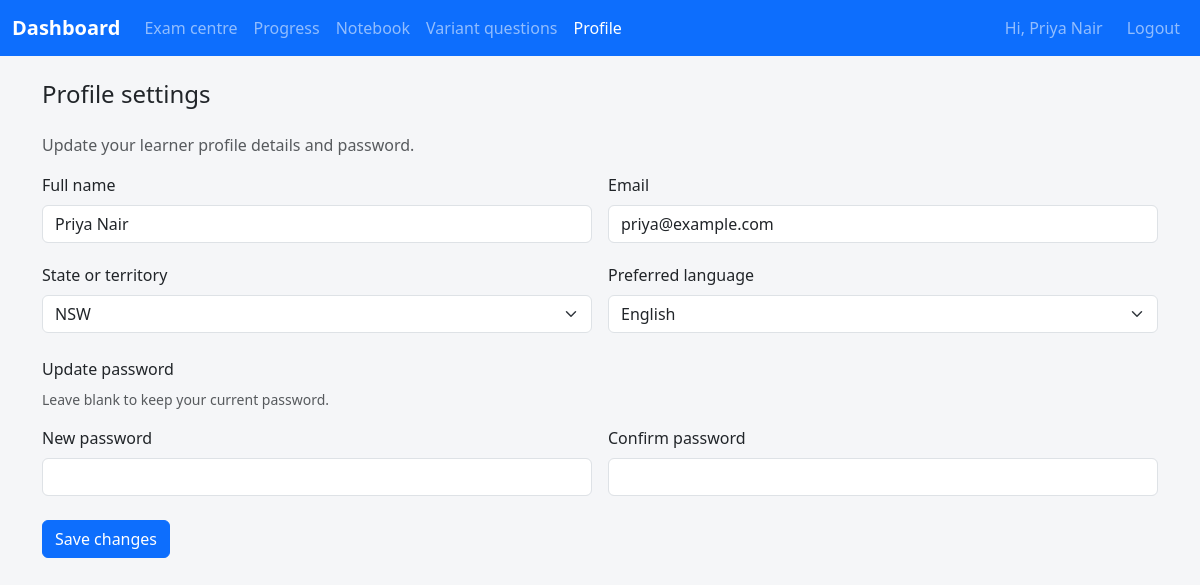
/student/profile (signed in), run on an earlier commit of the app's database.
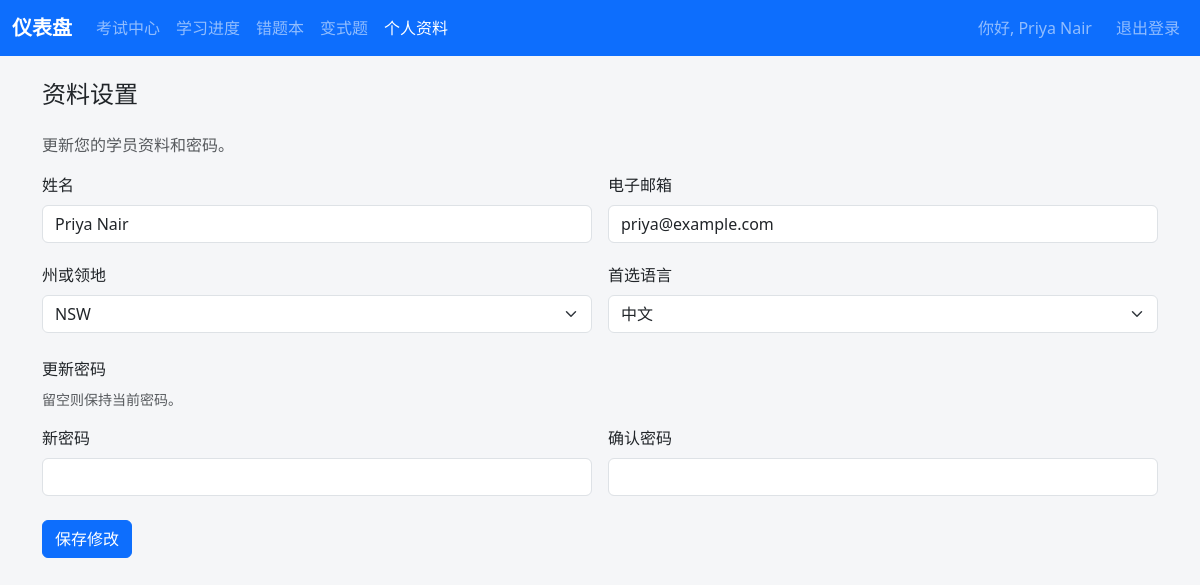
And on a later commit of the database.
### app/models.py (models this page shows, shortened)
class Student(UserMixin, db.Model):
    __tablename__ = "students"
    id = db.Column(db.Integer, primary_key=True)
    name = db.Column(db.String(120), nullable=False)
    email = db.Column(db.String(120), unique=True)
    mobile_number = db.Column(db.String(20), unique=True, nullable=False)
    password_hash = db.Column(db.String(255), nullable=False)
    state = db.Column(db.String(10), nullable=False)
    preferred_language = db.Column(db.String(20), nullable=False, default="ENGLISH")
    target_exam_date = db.Column(Date)
    avatar_url = db.Column(db.String(500))
    notification_push_enabled = db.Column(Boolean, nullable=False, default=True)
    notification_email_enabled = db.Column(Boolean, nullable=False, default=True)
    profile_version = db.Column(db.Integer, nullable=False, default=1)
    profile_updated_at = db.Column(
        db.DateTime, default=datetime.utcnow, onupdate=datetime.utcnow, nullable=False
    )
    last_login_at = db.Column(db.DateTime)
    assigned_coach_id = db.Column(db.Integer, db.ForeignKey("coaches.id"))
    coach = db.relationship("Coach", back_populates="students")
    mock_exam_summaries = db.relationship(
        "MockExamSummary", back_populates="student", cascade="all, delete-orphan"
    )
    bookings = db.relationship("Appointment", back_populates="student")
    exam_sessions = db.relationship(
        "StudentExamSession", back_populates="student", cascade="all, delete-orphan"
    )
    question_attempts = db.relationship(
        "QuestionAttempt", back_populates="student", cascade="all, delete-orphan"
    )
    notebook_entries = db.relationship(
        "NotebookEntry", back_populates="student", cascade="all, delete-orphan"
    )
    state_progress = db.relationship(
        "StudentStateProgress", back_populates="student", cascade="all, delete-orphan"
    )
    auth_tokens = db.relationship(
        "StudentAuthToken", back_populates="student", cascade="all, delete-orphan"
    )
    starred_questions = db.relationship(
        "StarredQuestion", back_populates="student", cascade="all, delete-orphan"
    )
    login_windows = db.relationship(
        "StudentLoginRateLimit", back_populates="student", cascade="all, delete-orphan"
    )
    variant_groups = db.relationship(
        "VariantQuestionGroup", back_populates="student", cascade="all, delete-orphan"
    )
    variant_questions = db.relationship(
        "VariantQuestion", back_populates="student", cascade="all, delete-orphan"
    )
    @property
    def is_student(self) -> bool:
        return True

### app/student/routes.py (the view, shortened to what this page needs)
@student_bp.route("/profile", methods=["GET", "POST"])
@login_required
def profile():
    student = _current_student()
    if not student:
        return _redirect_non_students()
    return render_template(
        "student/profile.html",
        state_choices=STATE_CHOICES,
        language_codes=LANGUAGE_CODES,
    )

### app/coach/routes.py (called while the page is built, shortened)
@coach_bp.before_app_request
def _restrict_student_portal_access():
    if request.blueprint != "coach":
        return None

### app/i18n.py (called while the page is built)
def normalise_language_code(language: str | None) -> str | None:
    if not language:
        return None
    code = language.strip().upper()
    if code in SUPPORTED_LANGUAGES:
        return code
    return None

def ensure_language_code(language: str | None) -> str:
    normalised = normalise_language_code(language)
    return normalised or DEFAULT_LANGUAGE

def translate_text(text: str, language: str, **format_values: str) -> str:
    catalogue = TRANSLATIONS.get(language, {})
    translated = catalogue.get(text, text)
    if format_values:
        try:
            return translated.format(**format_values)
        except (KeyError, IndexError):
            return translated
    return translated

### app/student/routes.py (called while the page is built)
def _current_student() -> Student | None:
    if not current_user.is_authenticated:
        return None
    student = current_user._get_current_object()
    if isinstance(student, Student):
        return student
    return None

### app/templates/student/profile.html (shortened to what this page needs)
{% extends 'base.html' %}
{% block content %}
<h1 class="h4 mb-4">{{ _('Profile settings') }}</h1>
<p class="text-muted">{{ _('Update your learner profile details and password.') }}</p>
<form method="post">
  <div class="row g-3">
    <div class="col-md-6">
      <label for="name" class="form-label">{{ _('Full name') }}</label>
      <input type="text" class="form-control" id="name" name="name" value="{{ current_user.name }}" required>
    </div>
    <div class="col-md-6">
      <label for="email" class="form-label">{{ _('Email') }}</label>
      <input type="email" class="form-control" id="email" name="email" value="{{ current_user.email or '' }}" placeholder="{{ _('Optional') }}">
    </div>
  </div>
  <div class="row g-3 mt-1">
    <div class="col-md-6">
      <label for="state" class="form-label">{{ _('State or territory') }}</label>
      <select class="form-select" id="state" name="state" required>
        {% for state in state_choices %}
        <option value="{{ state }}" {% if current_user.state == state %}selected{% endif %}>{{ state }}</option>
        {% endfor %}
      </select>
    </div>
    <div class="col-md-6">
      <label for="preferred_language" class="form-label">{{ _('Preferred language') }}</label>
      <select class="form-select" id="preferred_language" name="preferred_language" required>
        {% set selected_language = (request.form.get('preferred_language') or current_user.preferred_language or active_language) %}
        {% for code in language_codes %}
        <option value="{{ code }}" {% if selected_language == code %}selected{% endif %}>{{ language_name(code) }}</option>
        {% endfor %}
      </select>
    </div>
  </div>
  <fieldset class="mt-4">
    <legend class="fs-6">{{ _('Update password') }}</legend>
    <p class="text-muted small">{{ _('Leave blank to keep your current password.') }}</p>
    <div class="row g-3">
      <div class="col-md-6">
        <label for="new_password" class="form-label">{{ _('New password') }}</label>
        <input type="password" class="form-control" id="new_password" name="new_password" autocomplete="new-password">
      </div>
      <div class="col-md-6">
        <label for="confirm_password" class="form-label">{{ _('Confirm password') }}</label>
        <input type="password" class="form-control" id="confirm_password" name="confirm_password" autocomplete="new-password">
      </div>
    </div>
  </fieldset>
  <div class="mt-4">
    <button type="submit" class="btn btn-primary">{{ _('Save changes') }}</button>
  </div>
</form>
{% endblock %}

### app/templates/base.html (shortened to what this page needs)
<!doctype html>
<html lang="{{ 'zh-Hans' if active_language == 'CHINESE' else 'en' }}">
  <head>
    <link
      href="https://cdn.jsdelivr.net/npm/bootstrap@5.3.3/dist/css/bootstrap.min.css"
      rel="stylesheet"
    >
    <link rel="stylesheet" href="{{ url_for('static', filename='css/app.css') }}">
  </head>
  <body class="{% block body_class %}{% endblock %}">
    {% block navbar %}
    <nav class="navbar navbar-expand-lg navbar-dark bg-primary mb-4">
      <div class="container-fluid">
        {% if current_user.is_authenticated %}
          {% set is_student = current_user.is_student %}
          {% set home_endpoint = 'student.dashboard' if is_student else 'coach.dashboard' %}
        {% else %}
          {% set is_student = False %}
          {% set home_endpoint = 'coach.login' %}
        {% endif %}
        <a class="navbar-brand" href="{{ url_for(home_endpoint) }}" aria-label="{{ _('Dashboard') }}">
          {{ _('Dashboard') }}
        </a>
        <div class="collapse navbar-collapse" id="navbarNav">
          {% set endpoint = request.endpoint or '' %}
          <ul class="navbar-nav me-auto">
            {% if current_user.is_authenticated %}
              {% if is_student %}
              <li class="nav-item"><a class="nav-link {% if endpoint.startswith('student.exams') %}active{% endif %}" href="{{ url_for('student.exams') }}">{{ _('Exam centre') }}</a></li>
              <li class="nav-item"><a class="nav-link {% if endpoint == 'student.progress' %}active{% endif %}" href="{{ url_for('student.progress') }}">{{ _('Progress') }}</a></li>
              <li class="nav-item"><a class="nav-link " href="{{ url_for('student.notebook') }}">{{ _('Notebook') }}</a></li>
              <li class="nav-item"><a class="nav-link {% if endpoint.startswith('student.variant') %}active{% endif %}" href="{{ url_for('student.variant_list') }}">{{ _('Variant questions') }}</a></li>
              <li class="nav-item"><a class="nav-link {% if endpoint.startswith('student.profile') %}active{% endif %}" href="{{ url_for('student.profile') }}">{{ _('Profile') }}</a></li>
              {% endif %}
            {% endif %}
          </ul>
          <ul class="navbar-nav ms-auto align-items-center gap-3">
            {% if current_user.is_authenticated %}
            <li class="nav-item d-flex align-items-center gap-2">
              <span class="navbar-text">{{ _('Hi') }}, {{ current_user.name }}</span>
            </li>
            <li class="nav-item"><a class="nav-link" href="{{ url_for('coach.logout') }}">{{ _('Logout') }}</a></li>
            {% endif %}
          </ul>
        </div>
      </div>
    </nav>
    {% endblock %}
    <main class="{% block main_class %}container{% endblock %}">
      {% block content %}{% endblock %}
    </main>
  </body>
</html>

What changed in the data, as far as the page shows it:
changed Student "Priya Nair": preferred_language "English" → "中文"
Also different on the page:
text no longer shown: "Dashboard Exam centre Progress Notebook Variant questions Profile Hi Logout Profile settings Update your learner profile details and password. Full name Email State or territory Preferred language Update password Leave blank to keep your current password. New password Confirm password Save changes"
text now shown: "仪表盘 考试中心 学习进度 错题本 变式题 个人资料 你好 退出登录 资料设置 更新您的学员资料和密码。 姓名 电子邮箱 州或领地 首选语言 更新密码 留空则保持当前密码。 新密码 确认密码 保存修改"
